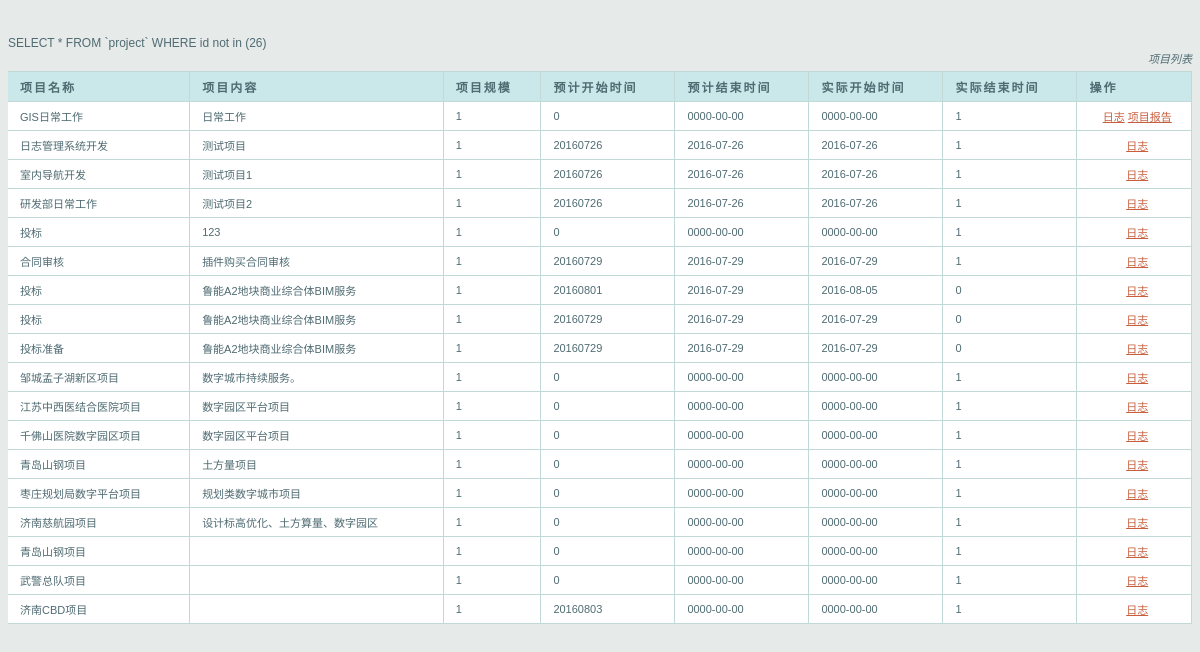
Page /table.php (signed in) on the committed database.
### tables this page shows
CREATE TABLE IF NOT EXISTS `project` (
  `id` int(11) NOT NULL AUTO_INCREMENT,
  `projectname` varchar(20) DEFAULT NULL,
  `projectcontent` varchar(500) DEFAULT NULL,
  `projectmonitorid` int(11) DEFAULT NULL,
  `charge` double DEFAULT NULL,
  `startdate` date NOT NULL,
  `enddate` date DEFAULT NULL,
  `status` varchar(20) DEFAULT NULL,
  `site` varchar(20) DEFAULT NULL,
  `contract` varchar(20) DEFAULT NULL,
  PRIMARY KEY (`id`)
);

### table.php (the view, shortened to what this page needs)
<html>
<head>
</head>
<body>
<table id="mytable" cellspacing="0">
<caption>项目列表</caption>
<th scope="col">项目名称</th>
<th scope="col">项目内容</th>
<th scope="col">项目规模</th>
<th scope="col">预计开始时间</th>
<th scope="col">预计结束时间</th>
<th scope="col">实际开始时间</th>
<th scope="col">实际结束时间</th>
<th scope="col">操作</th>
<?php
$id1=$_SESSION['id'];
$con = mysqli_connect('localhost', 'sa', '123456', 'calendardb');
mysqli_query($con,"set names 'utf8'");
$sql = "SELECT * FROM `project` WHERE projectmonitorid=$id1";
$result=mysqli_query($con,$sql);
$s="<script type=text/javascript>document.write(s)</script>";
while($row = mysqli_fetch_row($result)){
	$projectname=$row[1];
	$projectcontent=$row[2];
	$site=$row[9];
	$prestartdate=$row[4];
	$preenddate=$row[5];
	$startdate=$row[6];
	$enddate=$row[7];
	$id=$row[0];
	$href1="xgcalendar-master/example/php/index.php?pid=".$id;
	$href2="projectreport.php?pid=".$id;
?>
<tr>
<td class="row"><?php echo $projectname ?></td>
<td class="row"><?php echo $projectcontent ?></td>
<td class="row"><?php echo $site ?></td>
<td class="row"><?php echo $prestartdate ?></td>
<td class="row"><?php echo $preenddate ?></td>
<td class="row"><?php echo $startdate ?></td>
<td class="row"><?php echo $enddate ?></td>
<td class="row" align="center"><a href=<?php echo $href1 ?> >日志</a>           	<a href=<?php echo $href2 ?> >项目报告</a></td>
</tr>
<?php
	}
$id1=$_SESSION['id'];
	$con = mysqli_connect('localhost', 'sa', '123456', 'calendardb');
mysqli_query($con,"set names 'utf8'");
	$para="";
$sql = "SELECT * FROM `project` where projectmonitorid='".$id1."'";
  $result1=mysqli_query($con,$sql);
  if($result1 !=null)
  {
  while ($row = mysqli_fetch_row($result1)) {
  	$para.=$row[0].',';
			  }
  }
  $para=substr($para,0,-1);
  echo $s."<br/>";
  $s1=$s;
  echo $s1."<br/>";
  if($s1==4){
	$sql = "SELECT * FROM `project` WHERE id not in (".$para.")";
  }
  else
  {
	$sql = "SELECT * FROM `project` WHERE id not in (".$para.")";
  }
$result2=mysqli_query($con,$sql);
if($result2 !=null)
  {
while($row = mysqli_fetch_row($result2)){
	$projectname=$row[1];
	$projectcontent=$row[2];
	$site=$row[9];
	$prestartdate=$row[4];
	$preenddate=$row[5];
	$startdate=$row[6];
	$enddate=$row[7];
	$id=$row[0];
	$href1="xgcalendar-master/example/php/index.php?pid=".$id;
?>
<tr>
<td class="row"><?php echo $projectname ?></td>
<td class="row"><?php echo $projectcontent ?></td>
<td class="row"><?php echo $site ?></td>
<td class="row"><?php echo $prestartdate ?></td>
<td class="row"><?php echo $preenddate ?></td>
<td class="row"><?php echo $startdate ?></td>
<td class="row"><?php echo $enddate ?></td>
<td class="row" align="center"><a href=<?php echo $href1 ?> >日志</a></td>
</tr>
<?php
  }
  }
?>
</table>
</body>
</html>

### table.php (style rules this page uses)
body { font: normal 11px auto "Trebuchet MS", Verdana, Arial, Helvetica, sans-serif; color: #4f6b72; background: #E6EAE9; }
a { color: #c75f3e; }
#mytable { width: 100%; padding: 0; margin: 0; }
caption { padding: 0 0 5px 0; width: 100%; font: italic 11px "Trebuchet MS", Verdana, Arial, Helvetica, sans-serif; text-align: right; }
th { font: bold 11px "Trebuchet MS", Verdana, Arial, Helvetica, sans-serif; color: #4f6b72; border-right: 1px solid #C1DAD7; border-bottom: 1px solid #C1DAD7; border-top: 1px solid #C1DAD7; letter-spacing: 2px; text-transform: uppercase; text-align: left; padding: 6px 6px 6px 12px; background: #CAE8EA no-repeat; }
td { border-right: 1px solid #C1DAD7; border-bottom: 1px solid #C1DAD7; background: #fff; font-size:11px; padding: 6px 6px 6px 12px; color: #4f6b72; }
html>body td { font-size:11px; }
body,td,th { font-family: 宋体, Arial; font-size: 12px; }

### rows in the picture
project: projectname "GIS日常工作", projectcontent "日常工作", contract "1", charge "0", startdate "0000-00-00", enddate "0000-00-00", status "1"
project: projectname "日志管理系统开发", projectcontent "测试项目", contract "1", charge "20160726", startdate "2016-07-26", enddate "2016-07-26", status "1"
project: projectname "室内导航开发", projectcontent "测试项目1", contract "1", charge "20160726", startdate "2016-07-26", enddate "2016-07-26", status "1"
project: projectname "研发部日常工作", projectcontent "测试项目2", contract "1", charge "20160726", startdate "2016-07-26", enddate "2016-07-26", status "1"
project: projectname "投标", projectcontent "123", contract "1", charge "0", startdate "0000-00-00", enddate "0000-00-00", status "1"
project: projectname "合同审核", projectcontent "插件购买合同审核", contract "1", charge "20160729", startdate "2016-07-29", enddate "2016-07-29", status "1"
project: projectname "投标", projectcontent "鲁能A2地块商业综合体BIM服务", contract "1", charge "20160801", startdate "2016-07-29", enddate "2016-08-05", status "0"
project: projectname "投标", projectcontent "鲁能A2地块商业综合体BIM服务", contract "1", charge "20160729", startdate "2016-07-29", enddate "2016-07-29", status "0"
project: projectname "投标准备", projectcontent "鲁能A2地块商业综合体BIM服务", contract "1", charge "20160729", startdate "2016-07-29", enddate "2016-07-29", status "0"
project: projectname "邹城孟子湖新区项目", projectcontent "数字城市持续服务。", contract "1", charge "0", startdate "0000-00-00", enddate "0000-00-00", status "1"
project: projectname "江苏中西医结合医院项目", projectcontent "数字园区平台项目", contract "1", charge "0", startdate "0000-00-00", enddate "0000-00-00", status "1"
project: projectname "千佛山医院数字园区项目", projectcontent "数字园区平台项目", contract "1", charge "0", startdate "0000-00-00", enddate "0000-00-00", status "1"
project: projectname "青岛山钢项目", projectcontent "土方量项目", contract "1", charge "0", startdate "0000-00-00", enddate "0000-00-00", status "1"
project: projectname "枣庄规划局数字平台项目", projectcontent "规划类数字城市项目", contract "1", charge "0", startdate "0000-00-00", enddate "0000-00-00", status "1"
project: projectname "济南慈航园项目", projectcontent "设计标高优化、土方算量、数字园区", contract "1", charge "0", startdate "0000-00-00", enddate "0000-00-00", status "1"
project: projectname "青岛山钢项目", contract "1", charge "0", startdate "0000-00-00", enddate "0000-00-00", status "1"
project: projectname "武警总队项目", contract "1", charge "0", startdate "0000-00-00", enddate "0000-00-00", status "1"
project: projectname "济南CBD项目", contract "1", charge "20160803", startdate "0000-00-00", enddate "0000-00-00", status "1"
